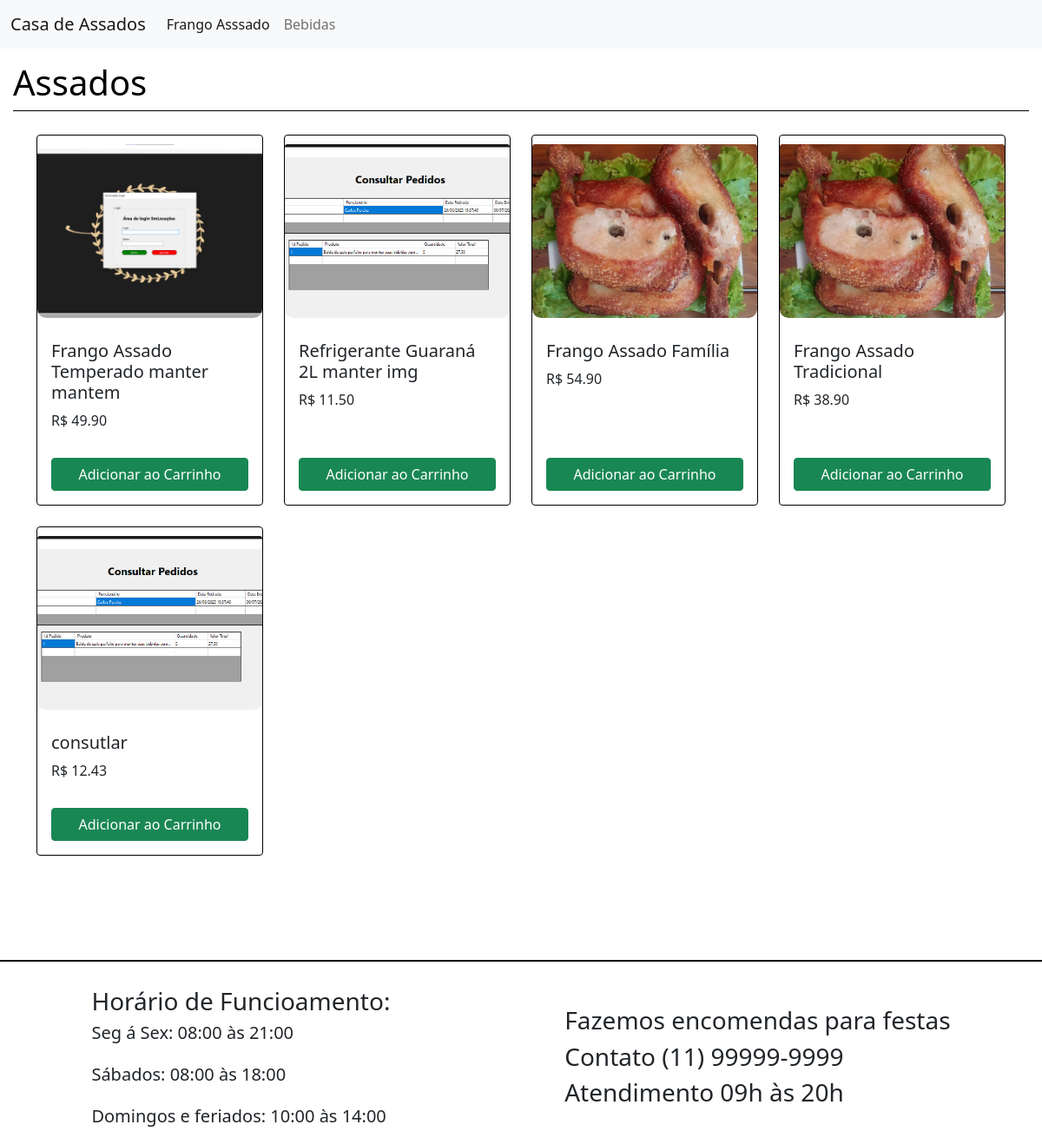
The page /assados.php on the database its author committed.
### tables this page shows
CREATE TABLE `produtos` (
  `id` int(9) NOT NULL AUTO_INCREMENT,
  `descricao` varchar(255) NOT NULL,
  `preco` decimal(5,2) NOT NULL,
  `destaque` varchar(255) NOT NULL,
  `id_categoria` int(8) NOT NULL,
  `imagem` varchar(255) DEFAULT NULL,
  PRIMARY KEY (`id`),
  KEY `fk_categoria_id_idx` (`id_categoria`),
  CONSTRAINT `fk_categoria_id` FOREIGN KEY (`id_categoria`) REFERENCES `categorias` (`id`) ON DELETE NO ACTION ON UPDATE NO ACTION
);

### classes/listar_produtos.php (called while the page is built, shortened)
<?php
include_once("../config/connn.php");
class Listar_proudutos{
    public function listar_bebidas_destaque(){
    $lista = [];
    return $lista;
    }
    public function listar_frangos(){
    global $conn;
    $sql = $conn->query("SELECT * from produtos where id_categoria = 1");
    $lista = [];
    while($row = $sql->fetch_assoc()){
    $lista[] = $row;
    }
    return $lista;
    }
}
?>

### public/assados.php (the view, shortened to what this page needs)
<?php
include_once '../classes/listar_produtos.php';
$lista = new Listar_proudutos();
$tabela_frango = $lista->listar_frangos();
?>
<!DOCTYPE html>
<html lang="pt-br">
<head>
  <link rel="stylesheet" href="css/bootstrap.min.css">
  <link rel="stylesheet" href="css/style.css">
</head>
<body>
  <?php include 'cabeçalho.php';?>
  <div id="assados">
    <div id="titleprodutos">
      <h1>Assados</h1>
    </div>
<div class="container">
  <div class="row">
    <?php foreach ($tabela_frango as $linha): ?>
      <div class="col-12 col-sm-6 col-md-4 col-lg-3 mb-4">
        <div class="card h-100">
          <img class="img_produto card-img-top"
               src="../img/<?= $linha['imagem'] ?>"
               alt="" height="200">
          <div class="card-body d-flex flex-column">
            <h5 class="card-title"><?= $linha['descricao'] ?></h5>
            <p class="card-text">R$ <?= $linha['preco'] ?></p>
            <a href="#" class="btn btn-success mt-auto">
              Adicionar ao Carrinho
            </a>
          </div>
        </div>
      </div>
    <?php endforeach; ?>
  </div>
</div>
</div>
  <br><br><br><br>
<div id="linha"></div>
<?php include 'rodape.php';   ?>
</body>
</html>

### public/cabeçalho.php (shortened to what this page needs)
<!DOCTYPE html>
<html lang="pt-br">
<head>
    <link rel="stylesheet" href="css/bootstrap.min.css">
</head>
<body>
      <nav class="navbar navbar-expand-lg navbar-light bg-light" id="navbar">
    <div class="container-fluid">
      <a class="navbar-brand" href="index.php">Casa de Assados</a>
      <div class="collapse navbar-collapse" id="navbarNav">
        <ul class="navbar-nav">
          <li class="nav-item">
            <a class="nav-link active" aria-current="page" href="assados.php">Frango Asssado</a>
          </li>
          <li class="nav-item">
            <a class="nav-link" href="bebidas.php">Bebidas</a>
          </li>
        </ul>
      </div>
    </div>
  </nav>
</body>
</html>

### public/rodape.php (shortened to what this page needs)
<!DOCTYPE html>
<html lang="pt-br">
<head>
</head>
<body>
  <div id="bottom">
    <div id="alinhamento">
      <div class="spaco">
        <h3>
          Horário de Funcioamento:
        </h3>
        <h5>
          Seg á Sex: 08:00 às 21:00 <br> <br>
          Sábados: 08:00 às 18:00 <br> <br>
          Domingos e feriados: 10:00 às 14:00
        </h5>
      </div>
      <div class="spaco">
        <h3>
          Fazemos encomendas para festas
        </h3>
        <h3>
          Contato (11) 99999-9999
        </h3>
        <h3>
          Atendimento 09h às 20h
        </h3>
      </div>
    </div>
  </div>
</body>
</html>

### public/css/style.css (style rules this page uses)
* { box-sizing: border-box; }
h1 { color: black; }
#titleprodutos { border-bottom: 1px solid black; margin-bottom: 1%; }
#assados { width: 100%; height: fit-content; background-color: white; padding: 15px; }
#bottom { margin-top: 2%; background-color: white; }
#alinhamento { display: flex; flex-direction: row; padding: 5px; }
#linha { width: 100%; border: 1px solid black; }
.spaco { margin: auto; }
.img_produto { width: 100%; max-width: 290px; height: 200px; object-fit: cover; display: block; margin: 10px auto; border-radius: 10px; }
.card { height: 100% !important; border: 1px solid black !important; border-radius: 15px; display: flex; flex-direction: column; margin-top: 15px; }
.card-body { display: flex; flex-direction: column; flex-grow: 1; }
.btn { margin-top: auto; }

### rows shown on the page
produtos: imagem (picture), descricao "Frango Assado Temperado manter mantem", preco "49.90"
produtos: imagem (picture), descricao "Refrigerante Guaraná 2L manter img", preco "11.50"
produtos: imagem (picture), descricao "Frango Assado Família", preco "54.90"
produtos: imagem (picture), descricao "Frango Assado Tradicional", preco "38.90"
produtos: imagem (picture), descricao "consutlar", preco "12.43"
